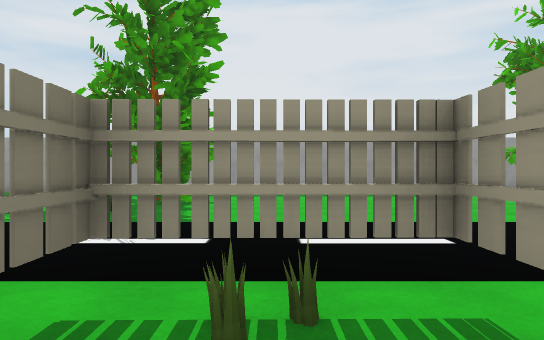
view 1 (above)

24 first-person views from a walk through a scene from a Unity 3-D project. The camera is 1.5 m above the floor, looks level and sees 70° across. The floor is counted in squares, 2 m on a side. Each view is taken from the middle of a square. On the plan, view 1 faces up. The plan holds only what a view shows up to about 12 squares ahead; the rest is blank. The place goes on beyond the plan. Some surface patterns are stand-ins.

view 2
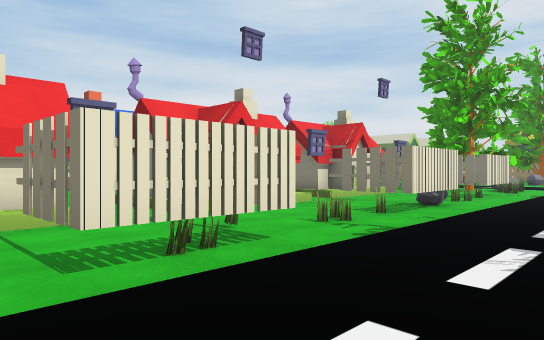

view 3
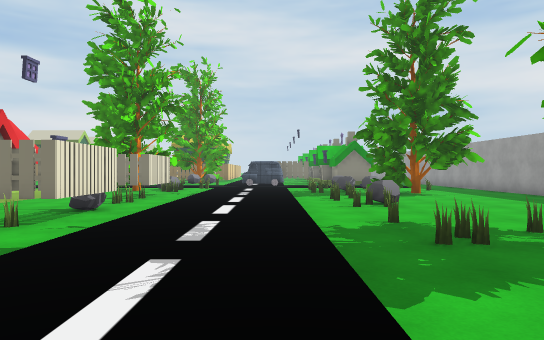

view 4
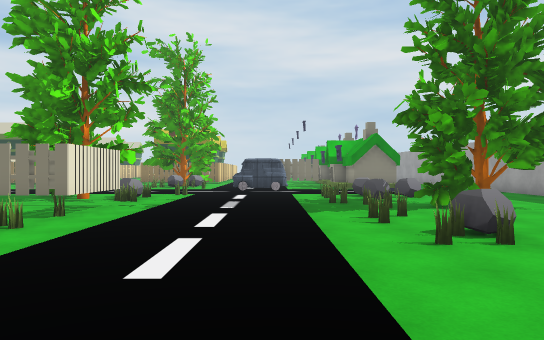

view 5
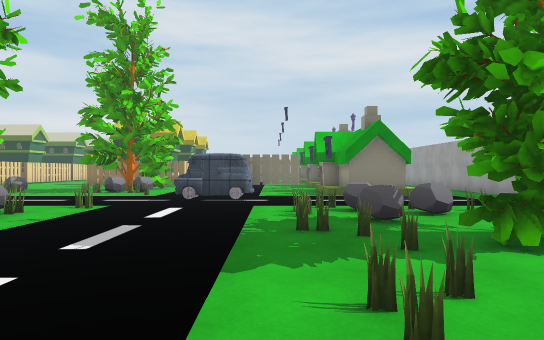

view 6
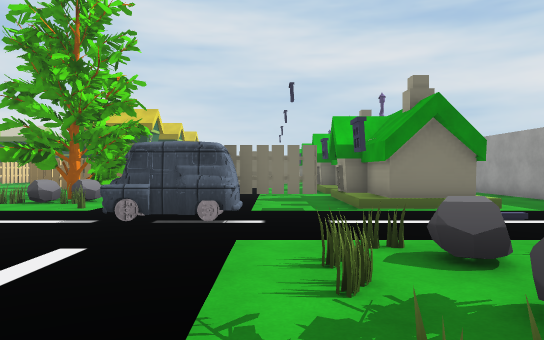

view 7
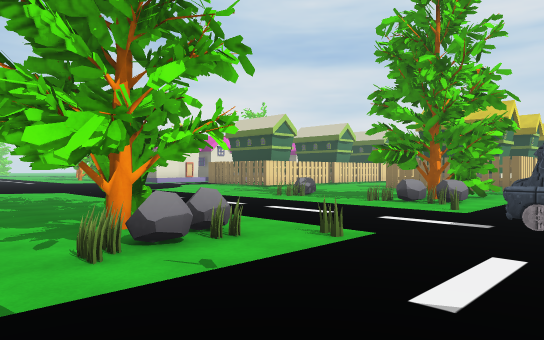

view 8
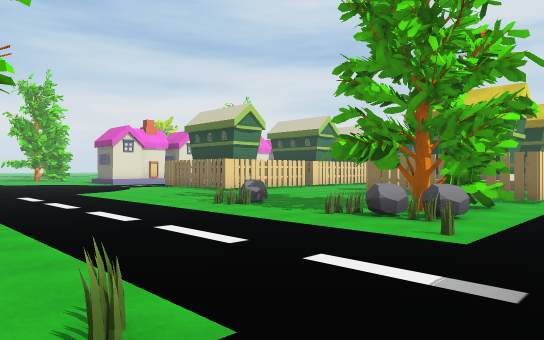

view 9
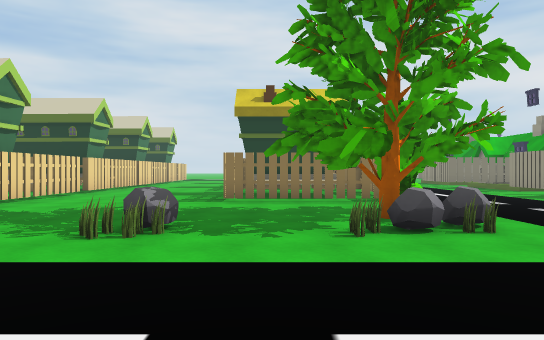

view 10
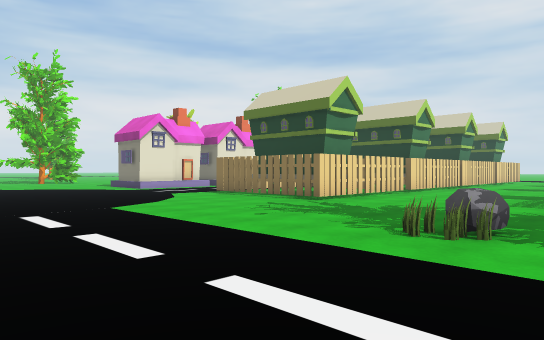

view 11
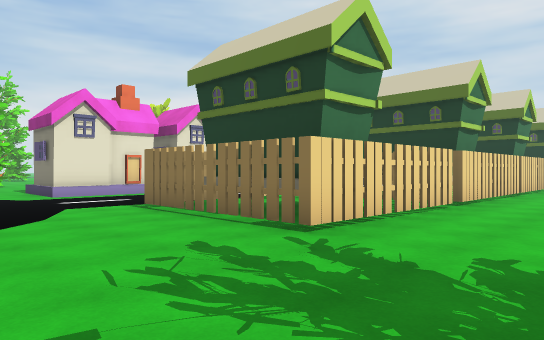

view 12
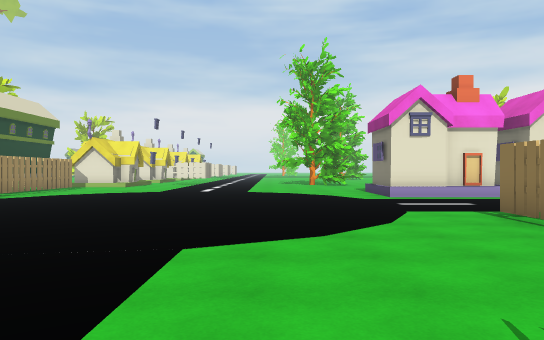

view 13
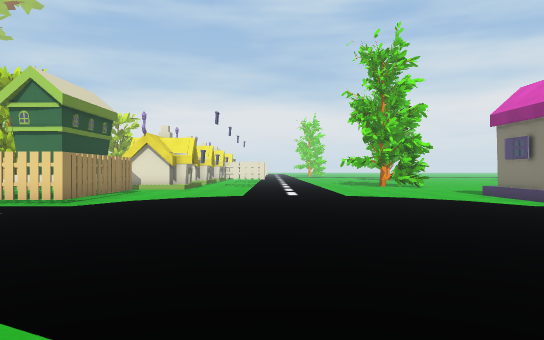

view 14
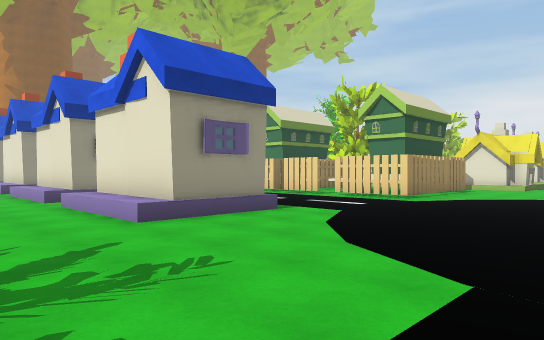

view 15
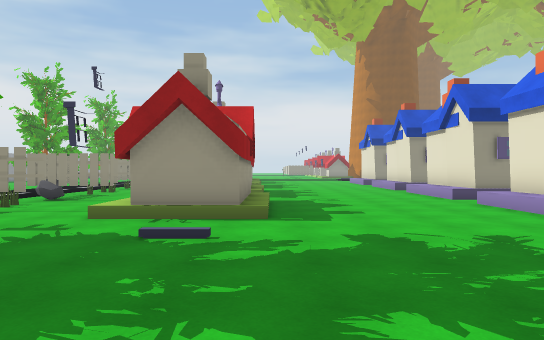

view 16
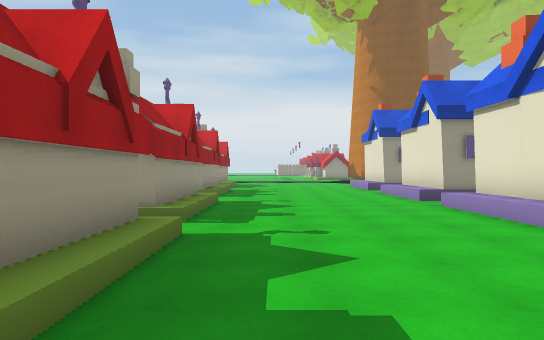

view 17
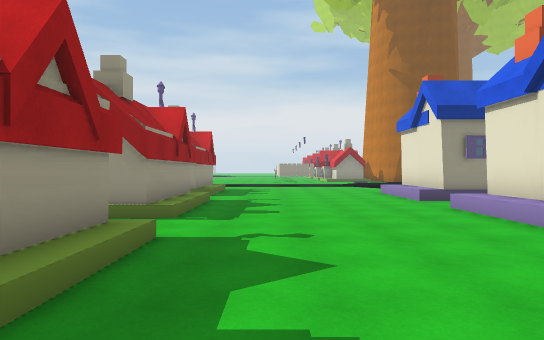

view 18
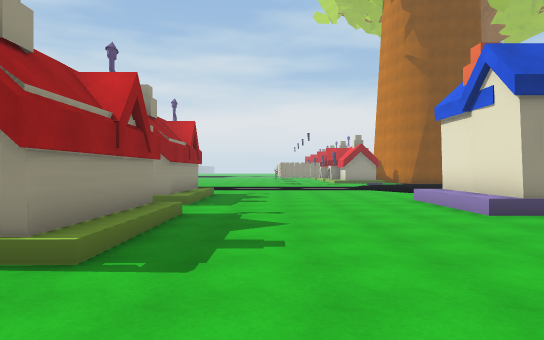

view 19
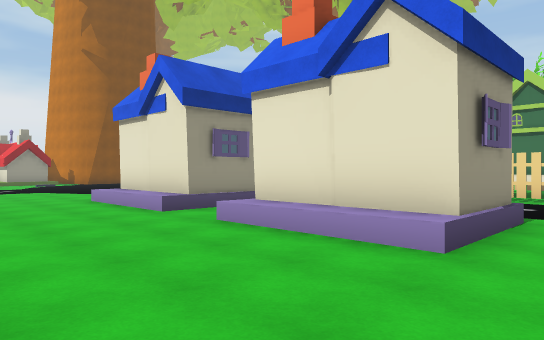

view 20
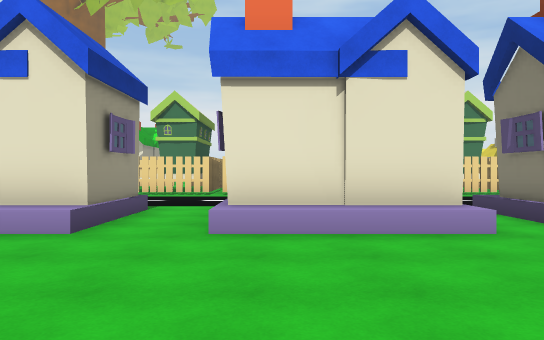

view 21
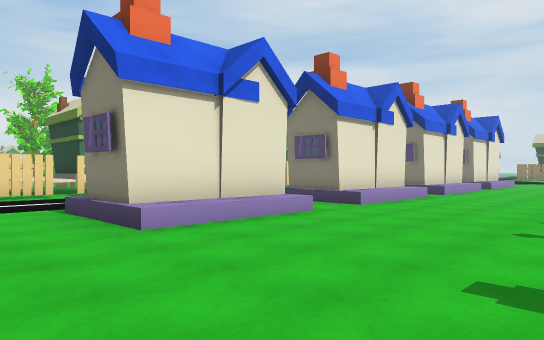

view 22
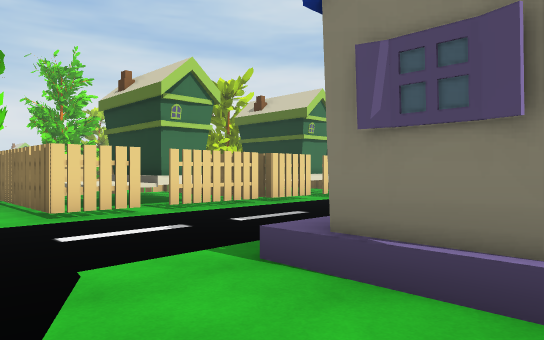

view 23
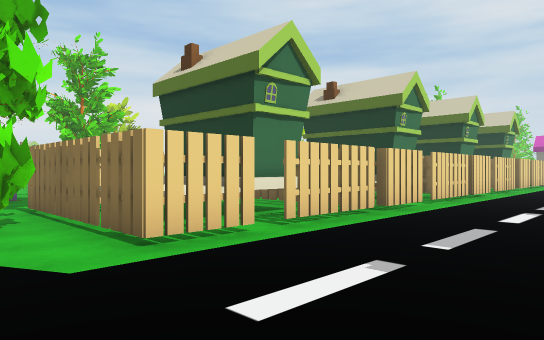

view 24
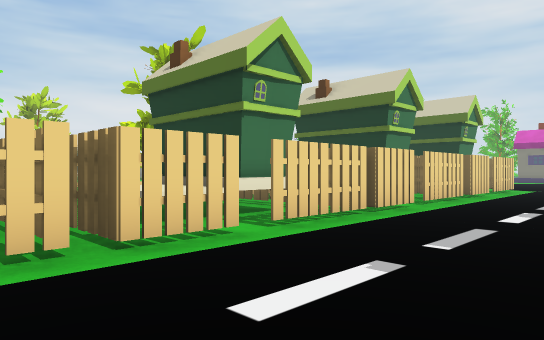

### Floor plan
Key: @ floor where view 1 was taken; # wall or solid block; . floor; / step, stairs or slope; H house; R rock; A van; O other object.
Columns run from 33 left of view 1 to 9 right of it. Each row starts with its distance up from view 1.
 10               H....O  #.....    .....
  9            HHHH....RO.#.......##.....
  8           .HHHH....RR.#..R...O.#......
  7           .....HH.OO.OO.ORR.O.O.......
  6        .. .H.H..A..OOO................
  5        ..HHH. HHAA............... ...
  4          ...  ..AA..................
  3            .........................
  2       H HH.#.RO...OOROHHHO.RHHO.HHH.
  1      HHH H.##RO....RO# .HO.R.HO.H.H
  0       HH H..#OO.....##H.H..H....H@.
 -1       HH H.........##....H../ H ..H
 -2       HH H...R.........HHHH HHHH.HHHH  HHH
 -3      ........RO........HHHH HHHH.HHHH..HHHH
 -4      ......................................
 -5       .....................................
 -6  ..........................................
 -7 HHHHHHHHHHH................................
 -8     HHH  HH................................
 -9     HHH  HH............HHH.HHHH.HHH..HHH...
-10          HH............H H HHHH.HHH..HHH..
-11          HH............H    H H.H H..H H..
-12           ..............       .   ... ....
-13          ................    .............
-14          .................................
-15         ..................................
-16       HHHHHH..........HHHHHHHHHHHHHHHHHHH.
-17       HHHHHH..........HHH HHH  HHHHHHHHHH.
-18           HH..........HH    H   HHHHHHHHH#
-19            ...........HH    H   HH HHHH H.

Where each view was taken, in squares from view 1:
view 1: 0 up, 0 right, facing up
view 2: 5 up, 2 right, facing down-left
view 3: 5 up, 1 right, facing left
view 4: 5 up, 3 left, facing left
view 5: 6 up, 7 left, facing left
view 6: 6 up, 11 left, facing left
view 7: 5 up, 11 left, facing down-left
view 8: 4 up, 14 left, facing down-left
view 9: 1 down, 15 left, facing left
view 10: 1 down, 15 left, facing down-left
view 11: 4 down, 19 left, facing down-left
view 12: 5 down, 19 left, facing down
view 13: 7 down, 16 left, facing down
view 14: 6 down, 16 left, facing down-right
view 15: 4 down, 16 left, facing right
view 16: 5 down, 11 left, facing right
view 17: 5 down, 6 left, facing right
view 18: 5 down, 3 left, facing right
view 19: 5 down, 3 left, facing down-right
view 20: 4 down, 1 right, facing down
view 21: 4 down, 9 right, facing down-left
view 22: 9 down, 9 right, facing down-left
view 23: 12 down, 9 right, facing down-left
view 24: 12 down, 4 right, facing down-left
